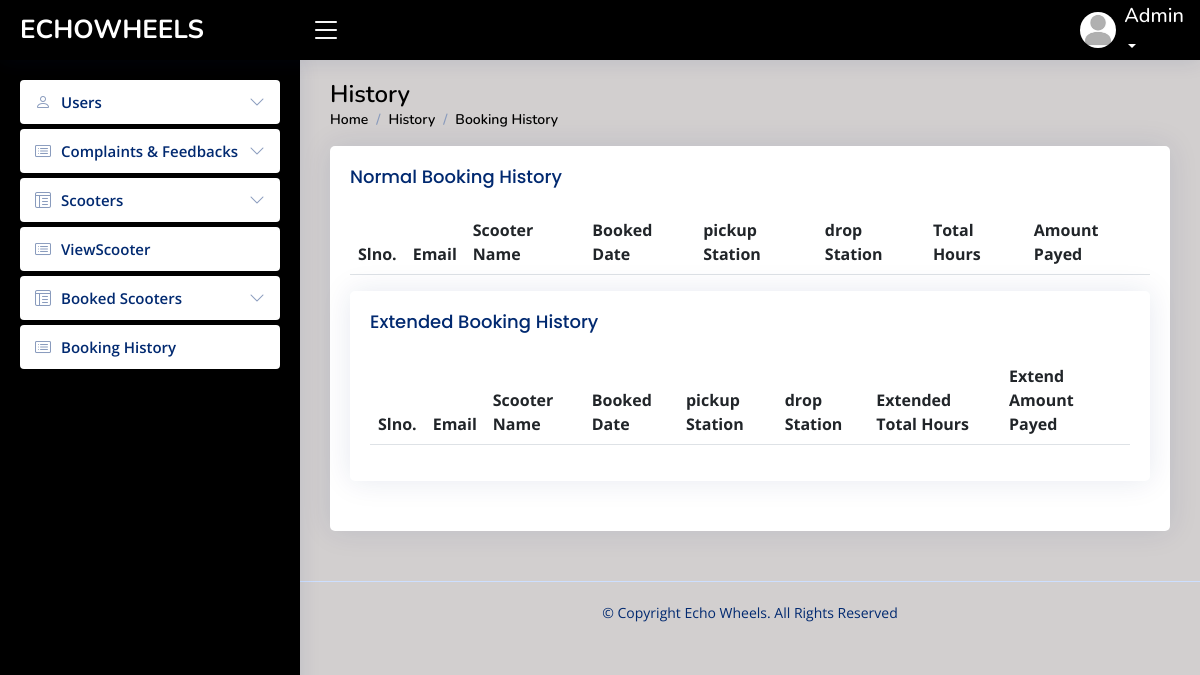
Page /admin/adminhistory.php on the earlier database version.
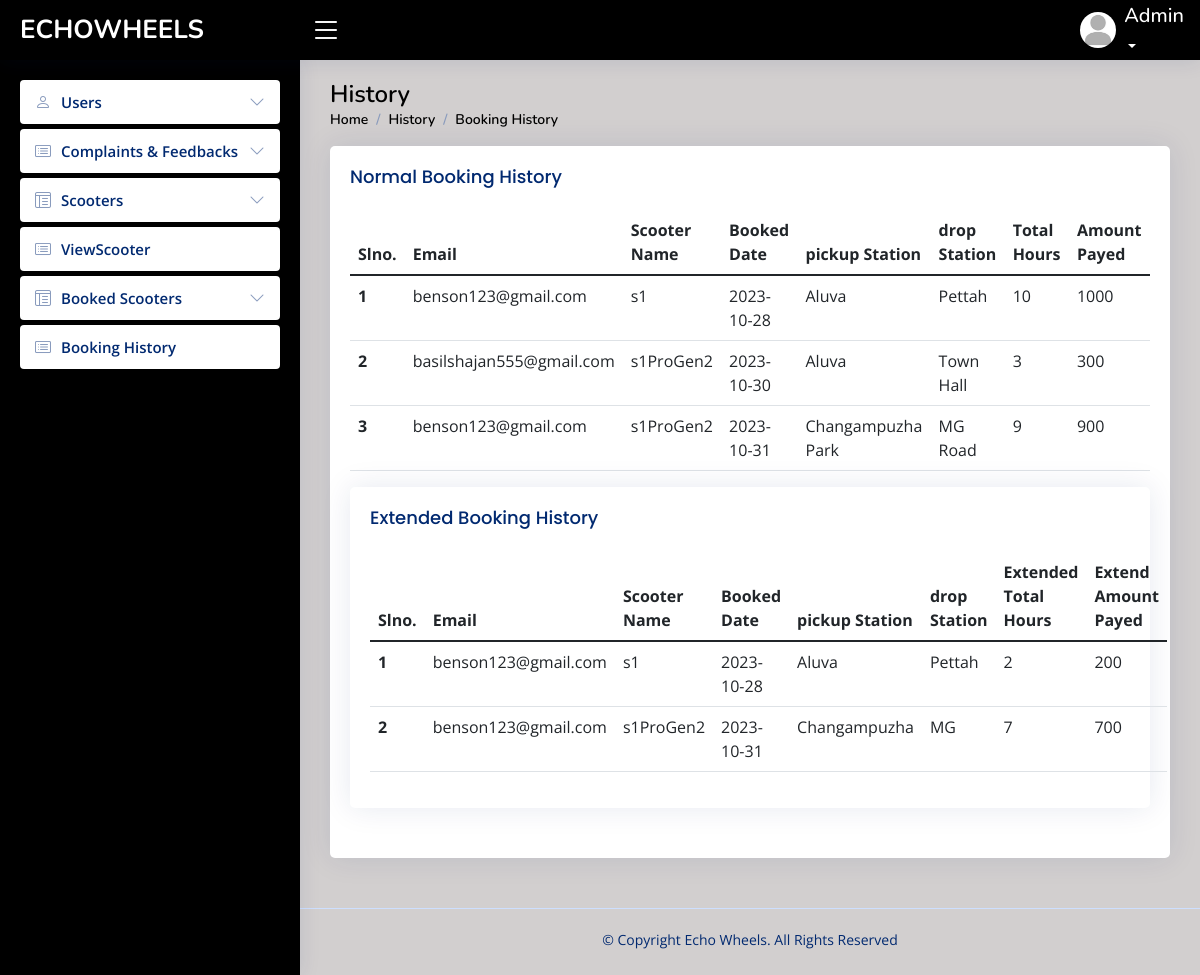
Same page on the later database version.
### tables this page shows
CREATE TABLE `booking` (
  `booking_id` int(50) NOT NULL,
  `scooter_name` varchar(50) NOT NULL,
  `scooter_category` varchar(50) NOT NULL,
  `scooter_color` varchar(50) NOT NULL,
  `scooter_id` int(11) NOT NULL,
  `scooter_rate` varchar(50) NOT NULL,
  `user_name` varchar(70) NOT NULL,
  `user_email` varchar(70) NOT NULL,
  `pickup_station` varchar(70) NOT NULL,
  `drop_station` varchar(70) NOT NULL,
  `booking_date` date NOT NULL,
  `rent_hours` time NOT NULL,
  `total` varchar(50) NOT NULL,
  `payment` int(11) NOT NULL,
  `status` int(11) NOT NULL
);

CREATE TABLE `extendbooking` (
  `extend_id` int(50) NOT NULL,
  `booking_id` int(50) NOT NULL,
  `scooter_name` varchar(50) NOT NULL,
  `scooter_id` varchar(50) NOT NULL,
  `scooter_rate` varchar(50) NOT NULL,
  `user_name` varchar(50) NOT NULL,
  `user_email` varchar(50) NOT NULL,
  `pickup_station` varchar(50) NOT NULL,
  `drop_station` varchar(50) NOT NULL,
  `booking_date` date NOT NULL,
  `extend_rent_hour` time NOT NULL,
  `extend_total` varchar(50) NOT NULL,
  `extend_payment` int(11) NOT NULL,
  `status` int(11) NOT NULL
);

### connect.php (called while the page is built, shortened)
<?php
$dbname="echowheels";
$conn=mysqli_connect("localhost","root","",$dbname);
function select_data($sql)
{
  global $conn;
  $res = mysqli_query($conn, $sql);
  if ($res)
    return $res;
  else
    return False;
}
?>

### admin/adminhistory.php (the view, shortened to what this page needs)
<?php
include("header.php");
?>
  <main id="main" class="main">
    <div class="pagetitle">
      <h1>History</h1>
      <nav>
        <ol class="breadcrumb">
          <li class="breadcrumb-item"><a href="activeuser.php">Home</a></li>
          <li class="breadcrumb-item">History</a></li>
          <li class="breadcrumb-item active">Booking History</li>
        </ol>
      </nav>
    </div>
    <div class="card">
          <div class="card-body">
            <h5 class="card-title">
            Normal Booking History
            </h5>
    <section class="section dashboard">
      <div class="row">
      <section class="section">
      <div class="row">
        <div class="col-lg-12">
              <table class="table datatable">
                <thead>
                  <tr>
                    <th scope="col">Slno.</th>
                    <th scope="col">Email</th>
                    <th scope="col">Scooter Name</th>
                    <th scope="col">Booked Date</th>
                    <th scope="col">pickup Station</th>
                    <th scope="col">drop Station</th>
                    <th scope="col">Total Hours</th>
                    <th scope="col">Amount Payed</th>
                  </tr>
                </thead>
                <tbody>
                <?php
               $sql = "select * from booking where status ='2'";
                $data=select_data($sql);
                $n=1;
                while ($row = mysqli_fetch_assoc($data)) {
                  ?>
                  <tr>
                  <th scope='row'><?php echo $n++; ?></th>
                  <td><?php echo  $row['user_email'] ?></td>
                 <td><?php echo  $row['scooter_name'] ?></td>
                 <td> <?php echo $row['booking_date'] ?></td>
                 <td><?php echo $row['pickup_station'] ?></td>
                 <td><?php echo $row['drop_station']?></td>
                 <td> <?php echo (int)$row['rent_hours']  ?></td>
                 <td> <?php echo $row['total']  ?></td>
                  <?php
                  }
                  ?>
                </tbody>
              </table>
    <div class="card">
          <div class="card-body">
            <h5 class="card-title">
            Extended Booking History
            </h5>
              <table class="table datatable">
                <thead>
                  <tr>
                    <th scope="col">Slno.</th>
                    <th scope="col">Email</th>
                    <th scope="col">Scooter Name</th>
                    <th scope="col">Booked Date</th>
                    <th scope="col">pickup Station</th>
                    <th scope="col">drop Station</th>
                    <th scope="col">Extended Total Hours</th>
                    <th scope="col">Extend Amount Payed</th>
                  </tr>
                </thead>
                <tbody>
                <?php
               $sql = "select * from extendbooking where status ='2'";
                $data=select_data($sql);
                $n=1;
                while ($row = mysqli_fetch_assoc($data)) {
                  ?>
                  <tr>
                  <th scope='row'><?php echo $n++; ?></th>
                  <td><?php echo  $row['user_email'] ?></td>
                 <td><?php echo  $row['scooter_name'] ?></td>
                 <td> <?php echo $row['booking_date'] ?></td>
                 <td><?php echo $row['pickup_station'] ?></td>
                 <td><?php echo $row['drop_station']?></td>
                 <td> <?php echo (int)$row['extend_rent_hour']  ?></td>
                 <td> <?php echo $row['extend_total']  ?></td>
                  <?php
                  }
                  ?>
                </tbody>
              </table>
            </div>
          </div>
        </div>
      </div>
    </section>
  </main>

Differences in the rows shown:
now on this page (row edited): booking: user_email "benson123@gmail.com", scooter_name "s1", booking_date "2023-10-28", pickup_station "Aluva", drop_station "Pettah", rent_hours "10", total "1000"
added booking: user_email "basilshajan555@gmail.com", scooter_name "s1ProGen2", booking_date "2023-10-30", pickup_station "Aluva", drop_station "Town Hall", rent_hours "3", total "300"
added booking: user_email "benson123@gmail.com", scooter_name "s1ProGen2", booking_date "2023-10-31", pickup_station "Changampuzha Park", drop_station "MG Road", rent_hours "9", total "900"
now on this page (row edited): extendbooking: user_email "benson123@gmail.com", scooter_name "s1", booking_date "2023-10-28", pickup_station "Aluva", drop_station "Pettah", extend_rent_hour "2", extend_total "200"
added extendbooking: user_email "benson123@gmail.com", scooter_name "s1ProGen2", booking_date "2023-10-31", pickup_station "Changampuzha", drop_station "MG", extend_rent_hour "7", extend_total "700"
